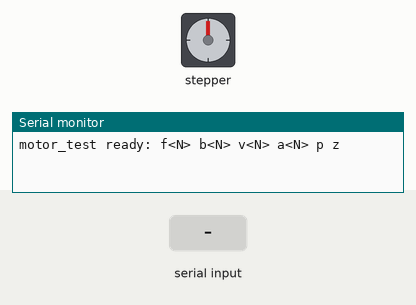
A sketch run on a simulated Arduino Uno, built with avr-gcc and run on an emulated ATmega328P. On the bench: stepper motor, the last lines printed to the serial monitor. Inputs (shaded band) come from the test bench. Stepper angles assume 200 steps per turn.

Above: at 1.2 s.
1.3 s: "f90\n" received over Serial
At 1.48 s:
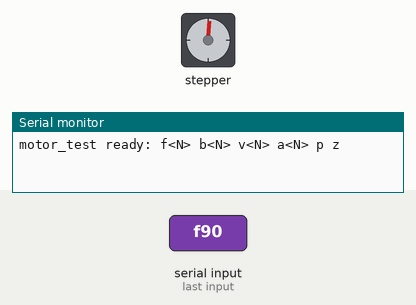
At 2.8 s:
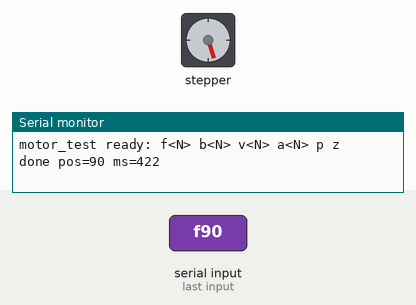
3.2 s: "z\n" received over Serial
4.7 s: "b90\n" received over Serial
At 4.88 s:
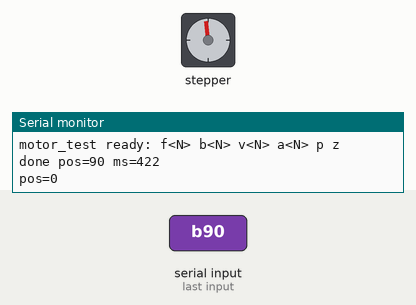
At 5.4 s:
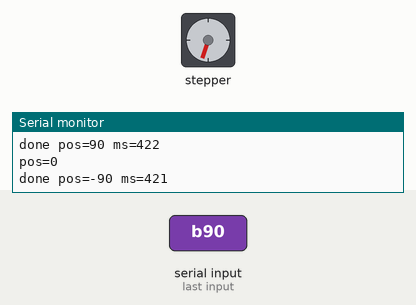
6.6 s: "90,45\n" received over Serial
8.1 s: "v90\n" received over Serial
9.6 s: "a90\n" received over Serial
Timing chart, 0 to 12.1 s (numbered marks = the images above; inputs shaded):
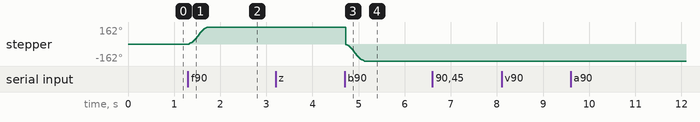

The sketch:

motor_test.ino
```cpp
// Bring-up test for the reject arm: moves the stepper only on command over USB serial.
//
// Wiring (TB6600-type driver, ENA not connected = always enabled):
//   PUL+ -> D2   PUL- -> GND
//   DIR+ -> D3   DIR- -> GND
//
// Commands (115200 baud, newline-terminated):
//   f<N>   move N steps forward        b<N>   move N steps back
//   v<N>   set max speed (steps/s)     a<N>   set acceleration (steps/s^2)
//   p      print current position      z      zero the position here
#include <AccelStepper.h>

const int STEP_PIN = 2;
const int DIR_PIN = 3;

AccelStepper stepper(AccelStepper::DRIVER, STEP_PIN, DIR_PIN);
String line;

void setup() {
  Serial.begin(115200);
  stepper.setMinPulseWidth(5);  // TB6600 needs >= 2.5 us pulses
  stepper.setMaxSpeed(800);
  stepper.setAcceleration(1600);
  Serial.println(F("motor_test ready: f<N> b<N> v<N> a<N> p z"));
}

void handle(const String& cmd) {
  if (cmd.length() == 0) return;
  char c = cmd.charAt(0);
  long n = cmd.substring(1).toInt();
  if (c == 'f' || c == 'b') {
    long target = stepper.currentPosition() + (c == 'f' ? n : -n);
    unsigned long start = millis();
    stepper.moveTo(target);
    stepper.runToPosition();
    Serial.print(F("done pos="));
    Serial.print(stepper.currentPosition());
    Serial.print(F(" ms="));
    Serial.println(millis() - start);
  } else if (c == 'v') {
    stepper.setMaxSpeed(n);
    Serial.print(F("speed=")); Serial.println(n);
  } else if (c == 'a') {
    stepper.setAcceleration(n);
    Serial.print(F("accel=")); Serial.println(n);
  } else if (c == 'p') {
    Serial.print(F("pos=")); Serial.println(stepper.currentPosition());
  } else if (c == 'z') {
    stepper.setCurrentPosition(0);
    Serial.println(F("pos=0"));
  } else {
    Serial.println(F("unknown command"));
  }
}

void loop() {
  while (Serial.available()) {
    char ch = Serial.read();
    if (ch == '\n' || ch == '\r') {
      line.trim();
      handle(line);
      line = "";
    } else {
      line += ch;
    }
  }
}
```

Measured:
- after the input at 1.3 s, stepper: turns 162° clockwise in 0.39 s, starting at once
- after the input at 4.7 s, stepper: turns 324° counter-clockwise in 0.39 s, starting at once
